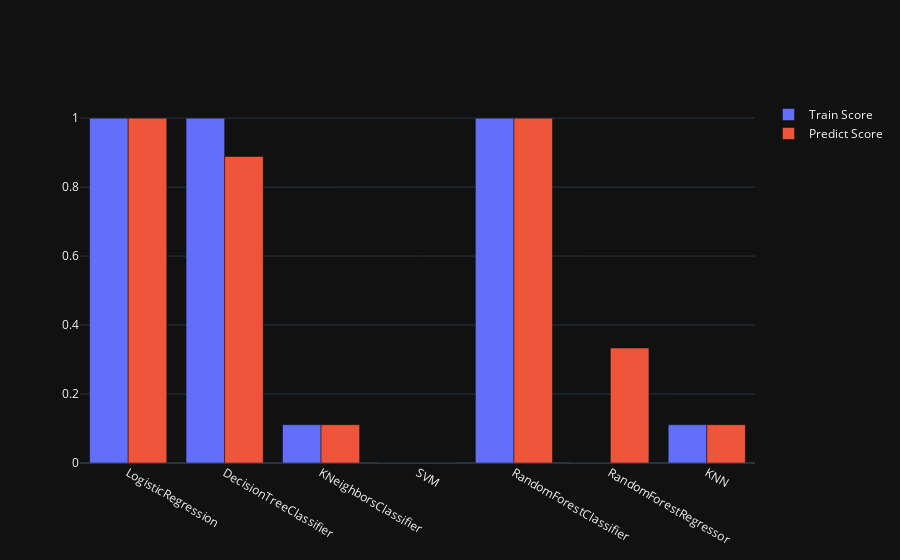

Notebook cell for this chart:
### Markdown cell above
<html>
<table>
    <tr>
        <td colspan="3"><b>Split 0.7</b></td>
    </tr>
    <tr>
        <td>LogisticRegression</td><td>Train Score: 0.00000</td><td>Predict Score: 0.2222</td>
    </tr>
    <tr>
        <td>DecisionTreeClassifier</td><td>Train Score: 0.00000</td><td>Predict Score: 0.2222</td>
    </tr>
    <tr>
        <td>KNeighborsClassifier</td><td>Train Score: 0.00000</td><td>Predict Score: 0.2222</td>
    </tr>
    <tr>
        <td>SVM</td><td>Train Score: 0.00000</td><td>Predict Score: 0.2222</td>
    </tr>
    <tr>
        <td>RandomForestClassifier</td><td>Train Score: 0.00000</td><td>Predict Score: 0.2222</td>
    </tr>
    <tr>
        <td>RandomForestRegressor</td><td>Train Score: 0.00000</td><td>Predict Score: 0.1481</td>
    </tr>
    <tr>
        <td>KNN</td><td>Train Score: 0.00000</td><td>Predict Score: 0.2222</td>
    </tr>
    <tr>
        <td colspan="3"><b>Split 0.8</b></td>
    </tr>
    <tr>
        <td>LogisticRegression</td><td>Train Score: 1.00000</td><td>Predict Score: 1.0000</td>
    </tr>
    <tr>
        <td>DecisionTreeClassifier</td><td>Train Score: 0.88889</td><td>Predict Score: 0.7222</td>
    </tr>
    <tr>
        <td>KNeighborsClassifier</td><td>Train Score: 0.00000</td><td>Predict Score: 0.0000</td>
    </tr>
    <tr>
        <td>SVM</td><td>Train Score: 0.00000</td><td>Predict Score: 0.0000</td>
    </tr>
    <tr>
        <td>RandomForestClassifier</td><td>Train Score: 1.00000</td><td>Predict Score: 0.9444</td>
    </tr>
    <tr>
        <td>RandomForestRegressor</td><td>Train Score: 0.00000</td><td>Predict Score: 0.0000</td>
    </tr>
    <tr>
        <td>KNN</td><td>Train Score: 0.00000</td><td>Predict Score: 0.0000</td>
    </tr>
</table>
</html?

### Code cell
df = pd.DataFrame(results).transpose().reset_index()
fig = go.Figure()
fig.add_trace(go.Bar(y=df['Train score'], x=df['index'], name='Train Score'))
fig.add_trace(go.Bar(y=df['Predict_result'], x=df['index'], name='Predict Score'))
iplot(fig)

### Figure 1 — Plotly figure (JSON) as saved in the notebook; plotly's stock layout.template omitted (floating-point values rounded to 4 significant figures)
{"data": [{"name": "Train Score", "x": ["LogisticRegression", "DecisionTreeClassifier", "KNeighborsClassifier", "SVM", "RandomForestClassifier", "RandomForestRegressor", "KNN"], "y": [1.0, 1.0, 0.1111, 0.0, 1.0, 0.0, 0.1111], "type": "bar"}, {"name": "Predict Score", "x": ["LogisticRegression", "DecisionTreeClassifier", "KNeighborsClassifier", "SVM", "RandomForestClassifier", "RandomForestRegressor", "KNN"], "y": [1.0, 0.8889, 0.1111, 0.0, 1.0, 0.3333, 0.1111], "type": "bar"}], "layout": {}}
